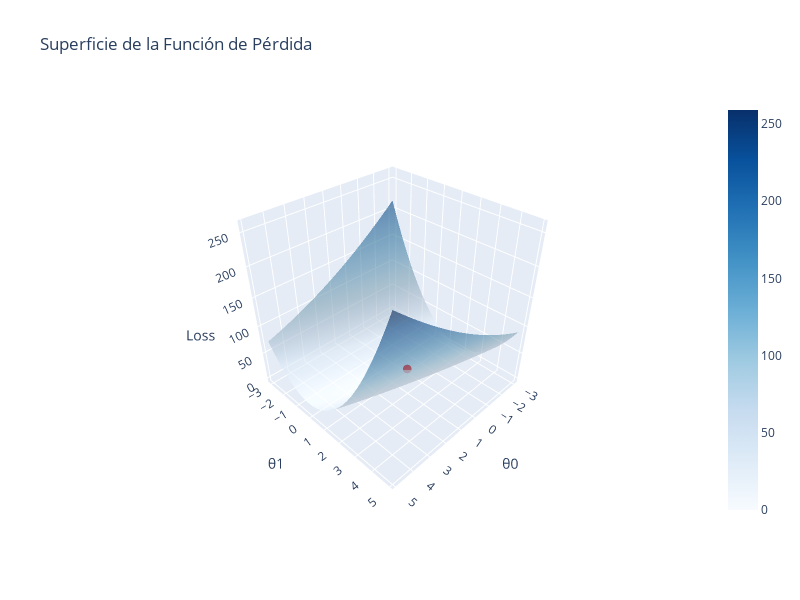

Write notebook code for a chart like this one.
### Code cell
# Visualización 3D con plotly  (graficas asistidas por IA :p)
import plotly.graph_objects as go

# Encontrar el mínimo global
min_idx = np.unravel_index(np.argmin(loss_surface), loss_surface.shape)
min_theta0 = theta0_mesh[min_idx]
min_theta1 = theta1_mesh[min_idx]
min_loss = loss_surface[min_idx]

# Crear la superficie 3D
fig = go.Figure(data=[
    go.Surface(
        x=theta0_mesh,
        y=theta1_mesh, 
        z=loss_surface,
        colorscale='Blues',
        opacity=0.6,
        name='Función de pérdida'
    ),

    go.Scatter3d(
        x=[min_theta0],
        y=[min_theta1],
        z=[min_loss],
        mode='markers',
        marker=dict(size=3, color='red'),
        name='Mínimo global'
    )
])

# Configurar el layout
fig.update_layout(
    title=f'Superficie de la Función de Pérdida',
    scene=dict(
        xaxis_title='θ0',
        yaxis_title='θ1', 
        zaxis_title='Loss',
        camera=dict(eye=dict(x=1.5, y=1.5, z=1.5))
    ),
    width=800,
    height=600
)

# Mostrar la gráfica
fig.show()

### Figure 1 — Plotly figure (JSON) as saved in the notebook; plotly's stock layout.template omitted (floating-point values rounded to 4 significant figures; data arrays with more than 128 entries replaced by an {"elided": "..."} marker saying what was removed)
{"data": [{"colorscale": [[0, "rgb(247,251,255)"], [0.125, "rgb(222,235,247)"], [0.25, "rgb(198,219,239)"], [0.375, "rgb(158,202,225)"], [0.5, "rgb(107,174,214)"], [0.625, "rgb(66,146,198)"], [0.75, "rgb(33,113,181)"], [0.875, "rgb(8,81,156)"], [1, "rgb(8,48,107)"]], "name": "Función de pérdida", "opacity": 0.6, "type": "surface", "x": {"elided": "80x80 float values"}, "y": {"elided": "80x80 float values"}, "z": {"elided": "80x80 float values"}}, {"marker": {"color": "red", "size": 3}, "mode": "markers", "name": "Mínimo global", "type": "scatter3d", "x": [2.665e-15], "y": [1.0], "z": [1.701e-28]}], "layout": {"height": 600, "scene": {"camera": {"eye": {"x": 1.5, "y": 1.5, "z": 1.5}}, "xaxis": {"title": {"text": "θ0"}}, "yaxis": {"title": {"text": "θ1"}}, "zaxis": {"title": {"text": "Loss"}}}, "title": {"text": "Superficie de la Función de Pérdida"}, "width": 800}}
